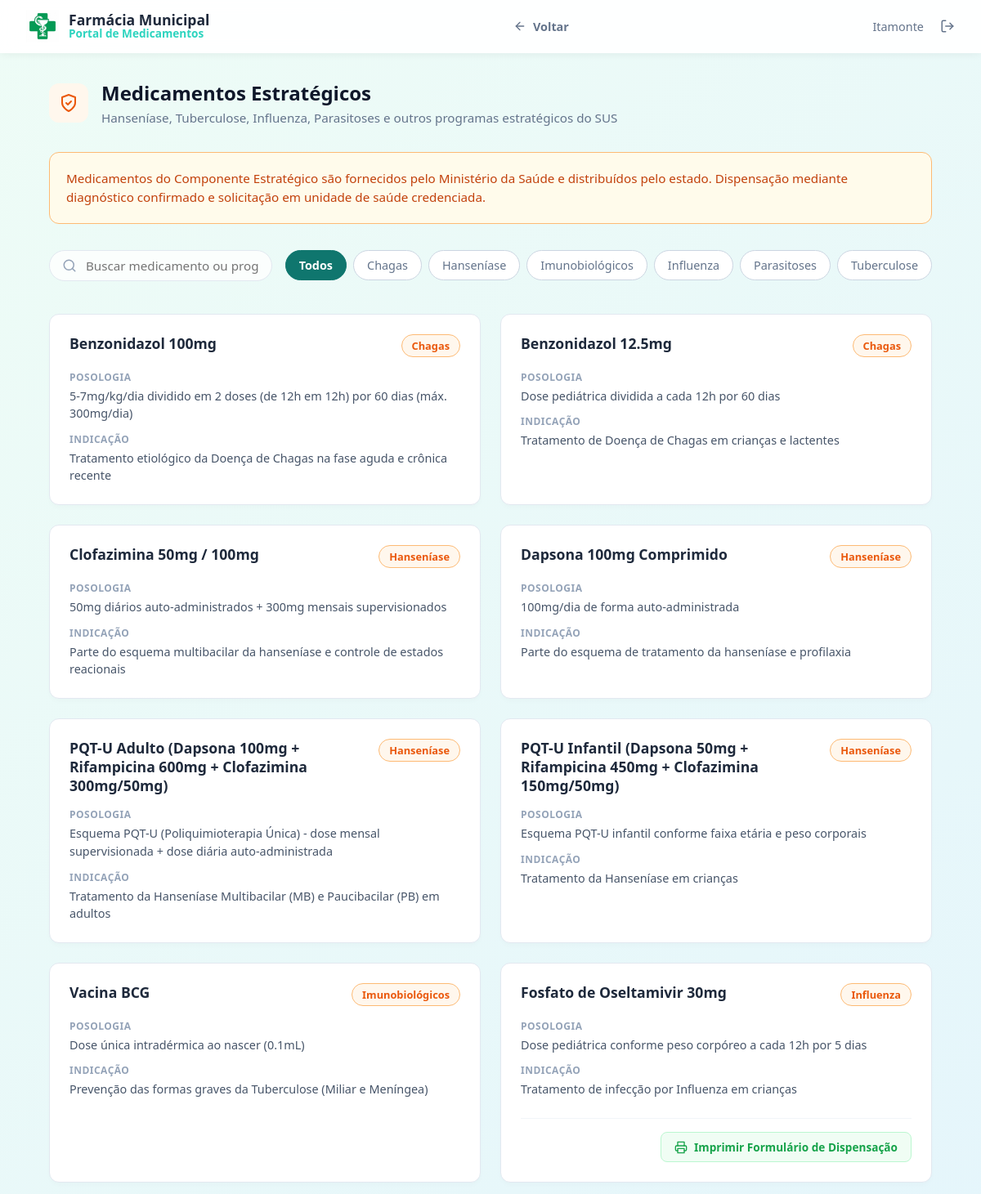
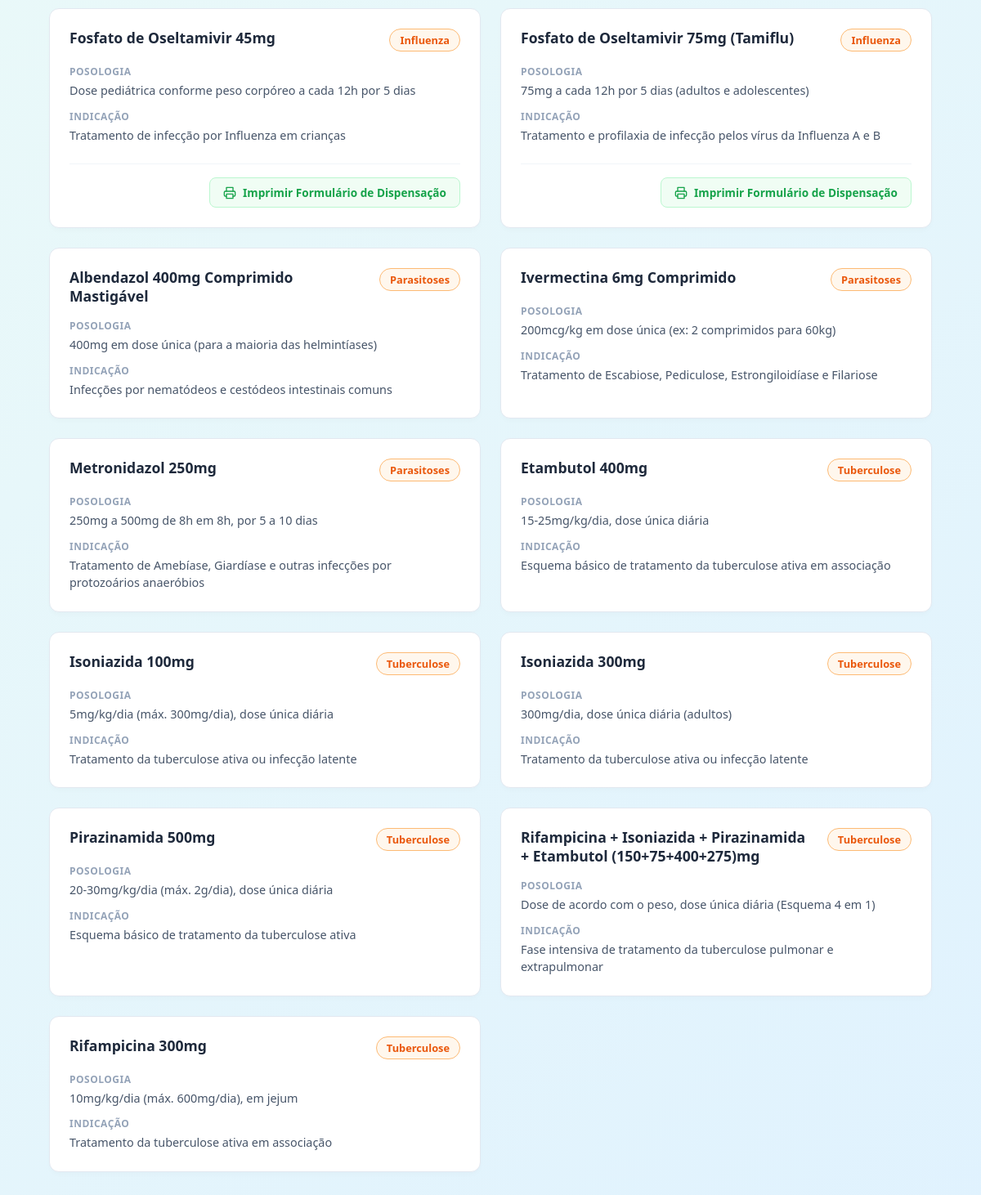
The page /estrategicos (signed in) on the database its author committed (2 pictures, top to bottom).
### tables this page shows
CREATE TABLE medicamentos_estrategicos (
        id INTEGER PRIMARY KEY AUTOINCREMENT,
        nome TEXT NOT NULL,
        programa TEXT NOT NULL,
        posologia TEXT,
        indicacao TEXT,
        created_at TIMESTAMP DEFAULT CURRENT_TIMESTAMP
    );

### app.py (the view)
@app.route('/estrategicos')
def estrategicos():
    est_meds = query_db("SELECT * FROM medicamentos_estrategicos ORDER BY programa ASC, nome ASC")
    return render_template('estrategicos.html', medicamentos=est_meds)

### app.py (called while the page is built)
def get_db():
    db = getattr(g, '_database', None)
    if db is None:
        db = g._database = sqlite3.connect(DB_PATH)
        db.row_factory = sqlite3.Row
    return db

@app.teardown_appcontext
def close_connection(exception):
    db = getattr(g, '_database', None)
    if db is not None:
        db.close()

def query_db(query, args=(), one=False):
    cur = get_db().execute(query, args)
    rv = cur.fetchall()
    cur.close()
    return (rv[0] if rv else None) if one else rv

@app.before_request
def require_login():
    allowed_routes = ['login', 'static']
    if request.endpoint not in allowed_routes and 'user_id' not in session:
        return redirect(url_for('login'))

### templates/estrategicos.html (shortened to what this page needs)
{% extends 'base.html' %}
{% block content %}
<div style="display: flex; align-items: center; gap: 1rem; margin-bottom: 2rem;">
    <div
        style="background-color: #fff7ed; color: #ea580c; width: 48px; height: 48px; border-radius: 12px; display: flex; align-items: center; justify-content: center;">
        <svg viewBox="0 0 24 24" fill="none" stroke="currentColor" stroke-width="2" stroke-linecap="round"
            stroke-linejoin="round" width="24" height="24">
            <path d="M12 22s8-4 8-10V5l-8-3-8 3v7c0 6 8 10 8 10z"></path>
            <polyline points="9 12 11 14 15 10"></polyline>
        </svg>
    </div>
    <div style="flex-grow: 1;">
        <h1 style="color: #0f172a; font-size: 1.5rem; font-weight: 800; margin: 0 0 0.25rem 0;">Medicamentos
            Estratégicos</h1>
        <p style="color: #64748b; font-size: 0.95rem; margin: 0;">Hanseníase, Tuberculose, Influenza, Parasitoses e
            outros programas estratégicos do SUS</p>
    </div>
</div>
<div
    style="background: #fffbeb; border: 1px solid #fdba74; border-radius: 12px; padding: 1.25rem; margin-bottom: 2rem; color: #c2410c; font-size: 0.95rem; line-height: 1.5;">
    Medicamentos do Componente Estratégico são fornecidos pelo Ministério da Saúde e distribuídos pelo estado.
    Dispensação mediante diagnóstico confirmado e solicitação em unidade de saúde credenciada.
</div>
<div
    style="display: flex; gap: 1rem; margin-bottom: 2rem; align-items: center; overflow-x: auto; padding-bottom: 0.5rem; white-space: nowrap; scrollbar-width: none;">
    <div style="position: relative; min-width: 250px;">
        <svg viewBox="0 0 24 24" fill="none" stroke="#94a3b8" stroke-width="2" stroke-linecap="round"
            stroke-linejoin="round" width="18" height="18"
            style="position: absolute; left: 1rem; top: 50%; transform: translateY(-50%);">
            <circle cx="11" cy="11" r="8"></circle>
            <line x1="21" y1="21" x2="16.65" y2="16.65"></line>
        </svg>
        <input type="text" id="search-input" class="form-control" placeholder="Buscar medicamento ou programa..."
            style="padding-left: 2.75rem; border-radius: 20px; border: 1px solid #e2e8f0; width: 100%; box-sizing: border-box; height: 38px;">
    </div>
    <div style="display: flex; gap: 0.5rem;" id="filter-pills">
        <button class="filter-pill active" data-filter="all"
            style="background: #0f766e; color: white; border: 1px solid #0f766e; padding: 0.5rem 1rem; border-radius: 20px; font-weight: 600; font-size: 0.9rem; cursor: pointer; transition: all 0.2s;">Todos</button>
        {% set programas = medicamentos | map(attribute='programa') | unique | list %}
        {% for prog in programas if prog %}
        <button class="filter-pill" data-filter="{{ prog }}"
            style="background: white; color: #64748b; border: 1px solid #cbd5e1; padding: 0.5rem 1rem; border-radius: 20px; font-weight: 500; font-size: 0.9rem; cursor: pointer; transition: all 0.2s;">{{
            prog }}</button>
        {% endfor %}
    </div>
</div>
<div id="meds-grid"
    style="display: grid; grid-template-columns: repeat(auto-fill, minmax(450px, 1fr)); gap: 1.5rem; margin-bottom: 3rem;">
    {% for m in medicamentos %}
    <div class="med-card" data-programa="{{ m.programa }}"
        data-search-text="{{ m.nome|lower }} {{ m.posologia|default('', true)|lower }} {{ m.indicacao|default('', true)|lower }}"
        style="background: white; border: 1px solid #e2e8f0; border-radius: 12px; padding: 1.5rem; display: flex; flex-direction: column; gap: 1rem; box-shadow: 0 4px 6px -1px rgba(0,0,0,0.02); justify-content: space-between;">
        <div>
            <div
                style="display: flex; justify-content: space-between; align-items: flex-start; gap: 1rem; margin-bottom: 1rem;">
                <h3 style="font-size: 1.1rem; color: #1e293b; font-weight: 700; margin: 0; line-height: 1.3;">{{ m.nome
                    }}</h3>
                {% if m.programa %}
                <span
                    style="background: #fff7ed; color: #ea580c; border: 1px solid #fdba74; padding: 0.25rem 0.75rem; border-radius: 16px; font-size: 0.8rem; font-weight: 600; white-space: nowrap; flex-shrink: 0;">{{
                    m.programa }}</span>
                {% endif %}
            </div>
            <div style="display: flex; flex-direction: column; gap: 0.75rem;">
                <div>
                    <div
                        style="font-size: 0.75rem; color: #94a3b8; font-weight: 700; text-transform: uppercase; letter-spacing: 0.5px; margin-bottom: 0.25rem;">
                        Posologia</div>
                    <div style="font-size: 0.9rem; color: #475569; line-height: 1.5;">{{ m.posologia or '—' }}</div>
                </div>
                <div>
                    <div
                        style="font-size: 0.75rem; color: #94a3b8; font-weight: 700; text-transform: uppercase; letter-spacing: 0.5px; margin-bottom: 0.25rem;">
                        Indicação</div>
                    <div style="font-size: 0.9rem; color: #475569; line-height: 1.5;">{{ m.indicacao or '—' }}</div>
                </div>
            </div>
        </div>
        {% if 'oseltamivir' in m.nome|lower %}
        <div
            style="border-top: 1px solid #f1f5f9; padding-top: 1rem; margin-top: 0.5rem; display: flex; justify-content: flex-end;">
            <a href="javascript:void(0);" onclick="printOseltamivirForm()"
                style="background: #f0fdf4; color: #16a34a; border: 1px solid #bbf7d0; padding: 0.5rem 1rem; border-radius: 8px; font-size: 0.85rem; font-weight: 600; text-decoration: none; display: inline-flex; align-items: center; gap: 0.5rem; cursor: pointer; transition: background 0.2s;">
                Imprimir Formulário de Dispensação
            </a>
        </div>
        {% endif %}
    </div>
    {% endfor %}
</div>
{% endblock %}

### templates/base.html (shortened to what this page needs)
<!DOCTYPE html>
<html lang="pt-BR">
<head>
    <link rel="stylesheet" href="{{ url_for('static', filename='css/style.css') }}">
</head>
<body>
    <nav class="navbar" id="main-nav">
        <div class="nav-brand">
            <a href="{{ url_for('index') }}" class="nav-logo">
                <img src="{{ url_for('static', filename='img/logo.png') }}" alt="Logo" style="height: 40px; width: auto;">
            </a>
            <div class="nav-title">
                <span class="nav-title-main">Farmácia Municipal</span>
                <span class="nav-title-sub">Portal de Medicamentos</span>
            </div>
        </div>
        <ul class="nav-links">
            <li><a href="javascript:history.back()" id="nav-voltar">
                <svg width="16" height="16" viewBox="0 0 24 24" fill="none" stroke="currentColor" stroke-width="2" stroke-linecap="round" stroke-linejoin="round"><line x1="19" y1="12" x2="5" y2="12"></line><polyline points="12 19 5 12 12 5"></polyline></svg>
                Voltar
            </a></li>
        </ul>
        <div class="user-badge-container">
            <span class="user-name-simple">{{ session.get('nome_completo') }}</span>
            <a href="{{ url_for('logout') }}" class="btn-logout-icon" title="Sair">
                <svg width="18" height="18" viewBox="0 0 24 24" fill="none" stroke="currentColor" stroke-width="2" stroke-linecap="round" stroke-linejoin="round"><path d="M9 21H5a2 2 0 0 1-2-2V5a2 2 0 0 1 2-2h4"></path><polyline points="16 17 21 12 16 7"></polyline><line x1="21" y1="12" x2="9" y2="12"></line></svg>
            </a>
        </div>
    </nav>
    <div class="container">
        {% block content %}{% endblock %}
    </div>
</body>
</html>

### static/css/style.css (style rules this page uses)
:root { --bg-gradient: linear-gradient(135deg, #eefcf6 0%, #e0f2fe 100%); --text-primary: #1e293b; --text-secondary: #64748b; --glass-bg: rgba(255, 255, 255, 0.65); --glass-border: rgba(255, 255, 255, 0.5); --glass-shadow: 0 8px 32px 0 rgba(15, 23, 42, 0.08); --primary: #0f766e; --primary-hover: #0d9488; --primary-light: rgba(15, 118, 110, 0.1); --status-disponivel-bg: #dcfce7; --status-disponivel-text: #15803d; --status-indisponivel-bg: #fee2e2; --status-indisponivel-text: #b91c1c; --status-baixo-bg: #fef9c3; --status-baixo-text: #a16207; --status-aguardando-bg: #dbeafe; --status-aguardando-text: #1d4ed8; --status-farmacia-popular-bg: #f3e8ff; --status-farmacia-popular-text: #7e22ce; }
* { margin: 0; padding: 0; box-sizing: border-box; font-family: system-ui, -apple-system, BlinkMacSystemFont, "Segoe UI", Roboto, Oxygen, Ubuntu, Cantarell, "Open Sans", "Helvetica Neue", sans-serif; }
body { background: var(--bg-gradient); color: var(--text-primary); min-height: 100vh; display: flex; flex-direction: column; }
.container { max-width: 1200px; width: 90%; margin: 2rem auto; flex-grow: 1; }
.navbar { background: rgba(255, 255, 255, 0.95); backdrop-filter: blur(10px); border-bottom: 1px solid var(--glass-border); padding: 0.75rem 2rem; position: sticky; top: 0; z-index: 1000; display: flex; justify-content: space-between; align-items: center; box-shadow: 0 2px 10px rgba(0, 0, 0, 0.05); }
.nav-brand { display: flex; align-items: center; gap: 0.75rem; }
.nav-logo { display: flex; align-items: center; text-decoration: none; }
.nav-title { display: flex; flex-direction: column; justify-content: center; }
.nav-title-main { font-size: 1.1rem; font-weight: 800; color: #1e293b; line-height: 1.1; }
.nav-title-sub { font-size: 0.85rem; font-weight: 600; color: #2dd4bf; line-height: 1.1; }
.nav-links { display: flex; align-items: center; gap: 0.5rem; list-style: none; }
.nav-links a { display: flex; align-items: center; gap: 0.5rem; color: var(--text-secondary); text-decoration: none; font-weight: 600; font-size: 0.9rem; padding: 0.5rem 1rem; border-radius: 20px; transition: all 0.2s; }
.nav-links a svg { stroke-width: 2; }
.user-badge-container { display: flex; align-items: center; gap: 1.25rem; }
.user-name-simple { font-size: 0.9rem; color: var(--text-secondary); font-weight: 500; }
.btn-logout-icon { display: flex; align-items: center; color: var(--text-secondary); text-decoration: none; transition: color 0.2s; }
.form-control { width: 100%; padding: 0.75rem 1rem; border-radius: 8px; border: 1px solid #cbd5e1; background: rgba(255, 255, 255, 0.8); font-size: 0.95rem; color: var(--text-primary); transition: border-color 0.2s; }

### rows shown on the page
medicamentos_estrategicos: programa "Chagas", nome "Benzonidazol 100mg", posologia "5-7mg/kg/dia dividido em 2 doses (de 12h em 12h) por 60 dias (máx. 300mg/dia)", indicacao "Tratamento etiológico da Doença de Chagas na fase aguda e crônica recente"
medicamentos_estrategicos: programa "Hanseníase", nome "Clofazimina 50mg / 100mg", posologia "50mg diários auto-administrados + 300mg mensais supervisionados", indicacao "Parte do esquema multibacilar da hanseníase e controle de estados reacionais"
medicamentos_estrategicos: programa "Imunobiológicos", nome "Vacina BCG", posologia "Dose única intradérmica ao nascer (0.1mL)", indicacao "Prevenção das formas graves da Tuberculose (Miliar e Meníngea)"
medicamentos_estrategicos: programa "Influenza", nome "Fosfato de Oseltamivir 30mg", posologia "Dose pediátrica conforme peso corpóreo a cada 12h por 5 dias", indicacao "Tratamento de infecção por Influenza em crianças", shows "Imprimir Formulário de Dispensação"
medicamentos_estrategicos: programa "Parasitoses", nome "Albendazol 400mg Comprimido Mastigável", posologia "400mg em dose única (para a maioria das helmintíases)", indicacao "Infecções por nematódeos e cestódeos intestinais comuns"
medicamentos_estrategicos: programa "Tuberculose", nome "Etambutol 400mg", posologia "15-25mg/kg/dia, dose única diária", indicacao "Esquema básico de tratamento da tuberculose ativa em associação"
medicamentos_estrategicos: nome "Benzonidazol 12.5mg", programa "Chagas", posologia "Dose pediátrica dividida a cada 12h por 60 dias", indicacao "Tratamento de Doença de Chagas em crianças e lactentes"
medicamentos_estrategicos: nome "Dapsona 100mg Comprimido", programa "Hanseníase", posologia "100mg/dia de forma auto-administrada", indicacao "Parte do esquema de tratamento da hanseníase e profilaxia"
medicamentos_estrategicos: nome "PQT-U Adulto (Dapsona 100mg + Rifampicina 600mg + Clofazimina 300mg/50mg)", programa "Hanseníase", posologia "Esquema PQT-U (Poliquimioterapia Única) - dose mensal supervisionada + dose diária auto-administrada", indicacao "Tratamento da Hanseníase Multibacilar (MB) e Paucibacilar (PB) em adultos"
medicamentos_estrategicos: nome "PQT-U Infantil (Dapsona 50mg + Rifampicina 450mg + Clofazimina 150mg/50mg)", programa "Hanseníase", posologia "Esquema PQT-U infantil conforme faixa etária e peso corporais", indicacao "Tratamento da Hanseníase em crianças"
medicamentos_estrategicos: nome "Fosfato de Oseltamivir 45mg", programa "Influenza", posologia "Dose pediátrica conforme peso corpóreo a cada 12h por 5 dias", indicacao "Tratamento de infecção por Influenza em crianças", shows "Imprimir Formulário de Dispensação"
medicamentos_estrategicos: nome "Fosfato de Oseltamivir 75mg (Tamiflu)", programa "Influenza", posologia "75mg a cada 12h por 5 dias (adultos e adolescentes)", indicacao "Tratamento e profilaxia de infecção pelos vírus da Influenza A e B", shows "Imprimir Formulário de Dispensação"
medicamentos_estrategicos: nome "Ivermectina 6mg Comprimido", programa "Parasitoses", posologia "200mcg/kg em dose única (ex: 2 comprimidos para 60kg)", indicacao "Tratamento de Escabiose, Pediculose, Estrongiloidíase e Filariose"
medicamentos_estrategicos: nome "Metronidazol 250mg", programa "Parasitoses", posologia "250mg a 500mg de 8h em 8h, por 5 a 10 dias", indicacao "Tratamento de Amebíase, Giardíase e outras infecções por protozoários anaeróbios"
medicamentos_estrategicos: nome "Isoniazida 100mg", programa "Tuberculose", posologia "5mg/kg/dia (máx. 300mg/dia), dose única diária", indicacao "Tratamento da tuberculose ativa ou infecção latente"
medicamentos_estrategicos: nome "Isoniazida 300mg", programa "Tuberculose", posologia "300mg/dia, dose única diária (adultos)", indicacao "Tratamento da tuberculose ativa ou infecção latente"
medicamentos_estrategicos: nome "Pirazinamida 500mg", programa "Tuberculose", posologia "20-30mg/kg/dia (máx. 2g/dia), dose única diária", indicacao "Esquema básico de tratamento da tuberculose ativa"
medicamentos_estrategicos: nome "Rifampicina + Isoniazida + Pirazinamida + Etambutol (150+75+400+275)mg", programa "Tuberculose", posologia "Dose de acordo com o peso, dose única diária (Esquema 4 em 1)", indicacao "Fase intensiva de tratamento da tuberculose pulmonar e extrapulmonar"
medicamentos_estrategicos: nome "Rifampicina 300mg", programa "Tuberculose", posologia "10mg/kg/dia (máx. 600mg/dia), em jejum", indicacao "Tratamento da tuberculose ativa em associação"

### other values the page prints
{{ session.get('nome_completo') }} "Itamonte"
